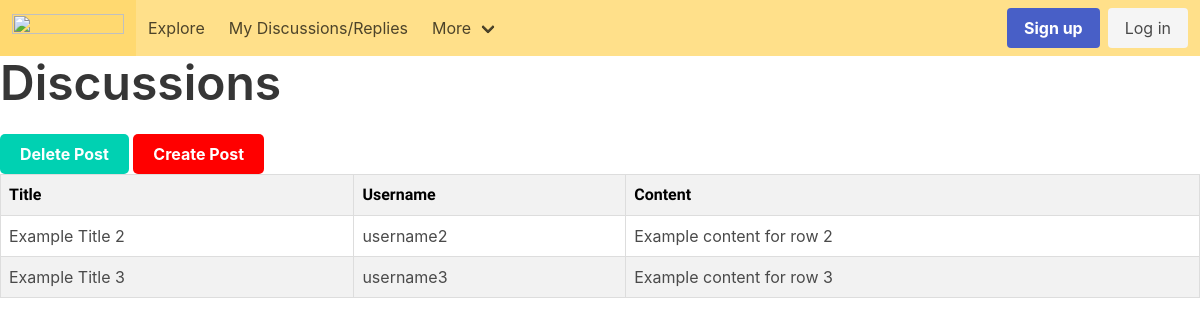
Page /discussions on the earlier database version.
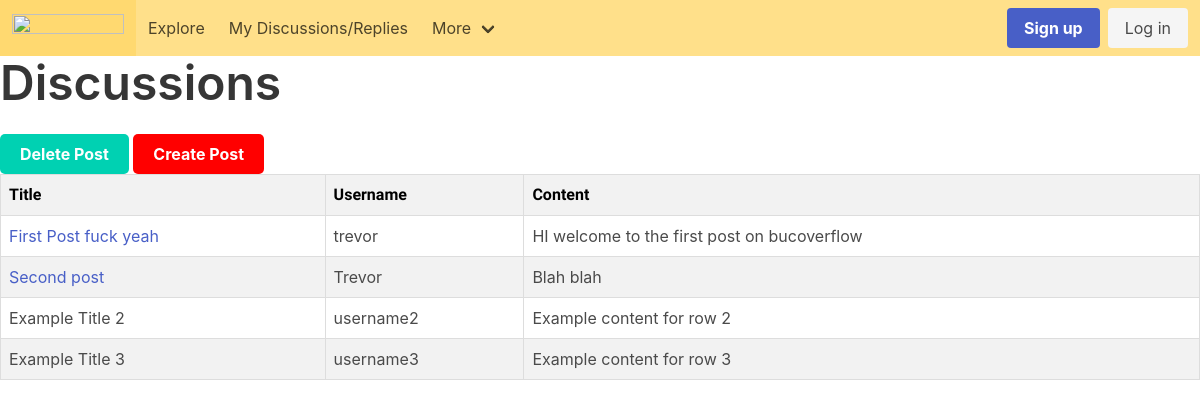
Same page on the later database version.
### BucOverflow/models.py (models this page shows, shortened)
class Post(models.Model):
    title = models.CharField(max_length=100, default='no title')
    slug = models.SlugField(max_length=400, unique=True, blank=True)
    user = models.ForeignKey(User, on_delete=models.CASCADE)
    content = models.TextField(blank=True, default='')
    body = models.TextField(max_length=10000, default='') #delete
    created_at = models.DateTimeField(auto_now_add=True)
    comments = models.ManyToManyField(Comment, blank=True)

### BucOverflow/views.py (the view)
# urls.py: path("discussions", views.discussions, name="discussions"),
def discussions(request):
    posts = Post.objects.all()
    context = { 'posts' : posts,}
    return render(request, "discussions.html", context)

### BucOverflow/templates/discussions.html (shortened to what this page needs)
{% extends "base.html" %}
{% block content %}
<!DOCTYPE html>
<body>
    <h1 class="title is-1">Discussions</h1>
      <button class="delete-post-button">Delete Post</button>
      <button class="create-post-button">Create Post</button>
</head>
<body>
      <table>
        <thead>
          <tr>
            <th style="font-weight: bolder; color:black;">Title</th>
            <th style="font-weight: bolder; color:black;">Username</th>
            <th style="font-weight: bolder; color:black;">Content</th>
          </tr>
        </thead>
        <tbody>
          {% for post in posts %}
          <tr>
            <td><a href="post/{{post.slug}}/">{{ post.title }}</a></th>
            <td>{{ post.user }}</th>
            <td>{{post.content}}</th>
          </tr>
          {% endfor %}
          <tr>
            <td>Example Title 2</td>
            <td>username2</td>
            <td>Example content for row 2</td>
          </tr>
          <tr>
            <td>Example Title 3</td>
            <td>username3</td>
            <td>Example content for row 3</td>
          </tr>
        </tbody>
      </table>
</body>
</html>
{% endblock content%}

### BucOverflow/templates/base.html (shortened to what this page needs)
{% load static %}
<!DOCTYPE html>
<html lang="en">
    <nav class="navbar is-warning" role="navigation" aria-label="main navigation">
  <div class="navbar-brand">
    <a class="navbar-item" href="/bucoverflow/index">
      <img src="https://www.etsu.edu/bucscare/pictures/etsu_shield_logo.jpg" width="112" height="28">
    </a>
  </div>
  <div id="navbarBasicExample" class="navbar-menu">
    <div class="navbar-start">
      <a class="navbar-item" href="/bucoverflow/home">
        Explore
      </a>
      <a class="navbar-item" href="/bucoverflow/discussions">
        My Discussions/Replies
      </a>
      <div class="navbar-item has-dropdown is-hoverable">
        <a class="navbar-link">
          More
        </a>
      </div>
    </div>
    <div class="navbar-end">
      <div class="navbar-item">
        <div class="buttons">
          <a class="button is-link">
            <strong>Sign up</strong>
          </a>
          <a class="button is-light">
            Log in
          </a>
        </div>
      </div>
    </div>
  </div>
</nav>
</html>
<head>
  <link rel="stylesheet"
        href="https://cdn.jsdelivr.net/npm/bulma@0.9.3/css/bulma.min.css">
</html>
{% block content %}
{% endblock content%}

### BucOverflow/templates/discussions.html (style rules this page uses)
.create-post-button { background-color: #FF0000; color: white; border: none; padding: 10px 20px; text-align: center; text-decoration: none; display: inline-block; font-size: 16px; font-weight: bold; border-radius: 5px; }
.delete-post-button { background-color: #00d1b2; color: white; border: none; padding: 10px 20px; text-align: center; text-decoration: none; display: inline-block; font-size: 16px; font-weight: bold; border-radius: 5px; }
table { width: 100%; border-collapse: collapse; }
th, td { padding: 8px; text-align: left; border: 1px solid #ddd; }
th { background-color: #f2f2f2; font-family: 'Quicksand', sans-serif; }
tr:nth-child(even) { background-color: #f2f2f2; }

Differences in the rows shown:
added Post: title "First Post fuck yeah", user "trevor", content "HI welcome to the first post on bucoverflow"
added Post: title "Second post", user "Trevor", content "Blah blah"
